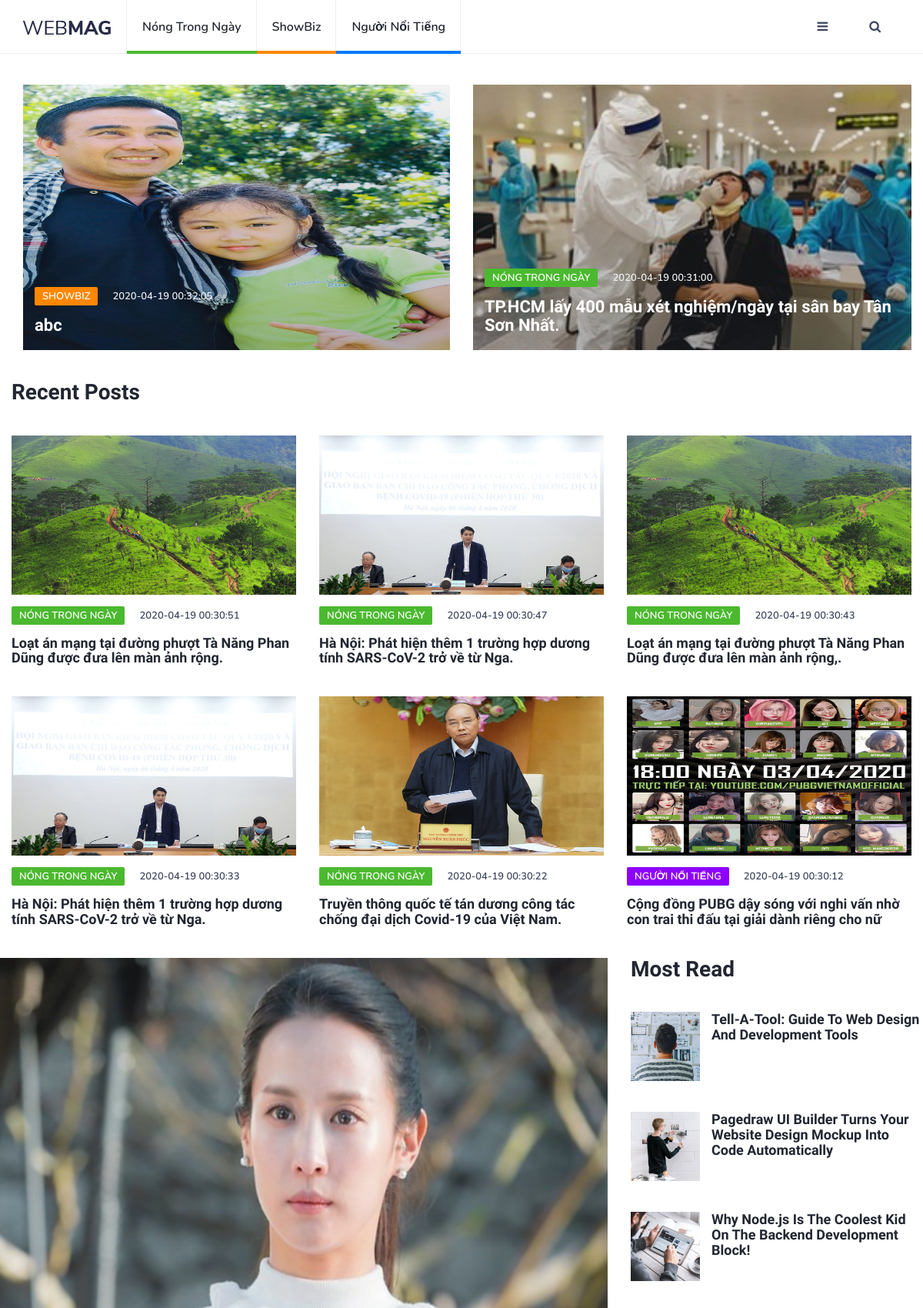
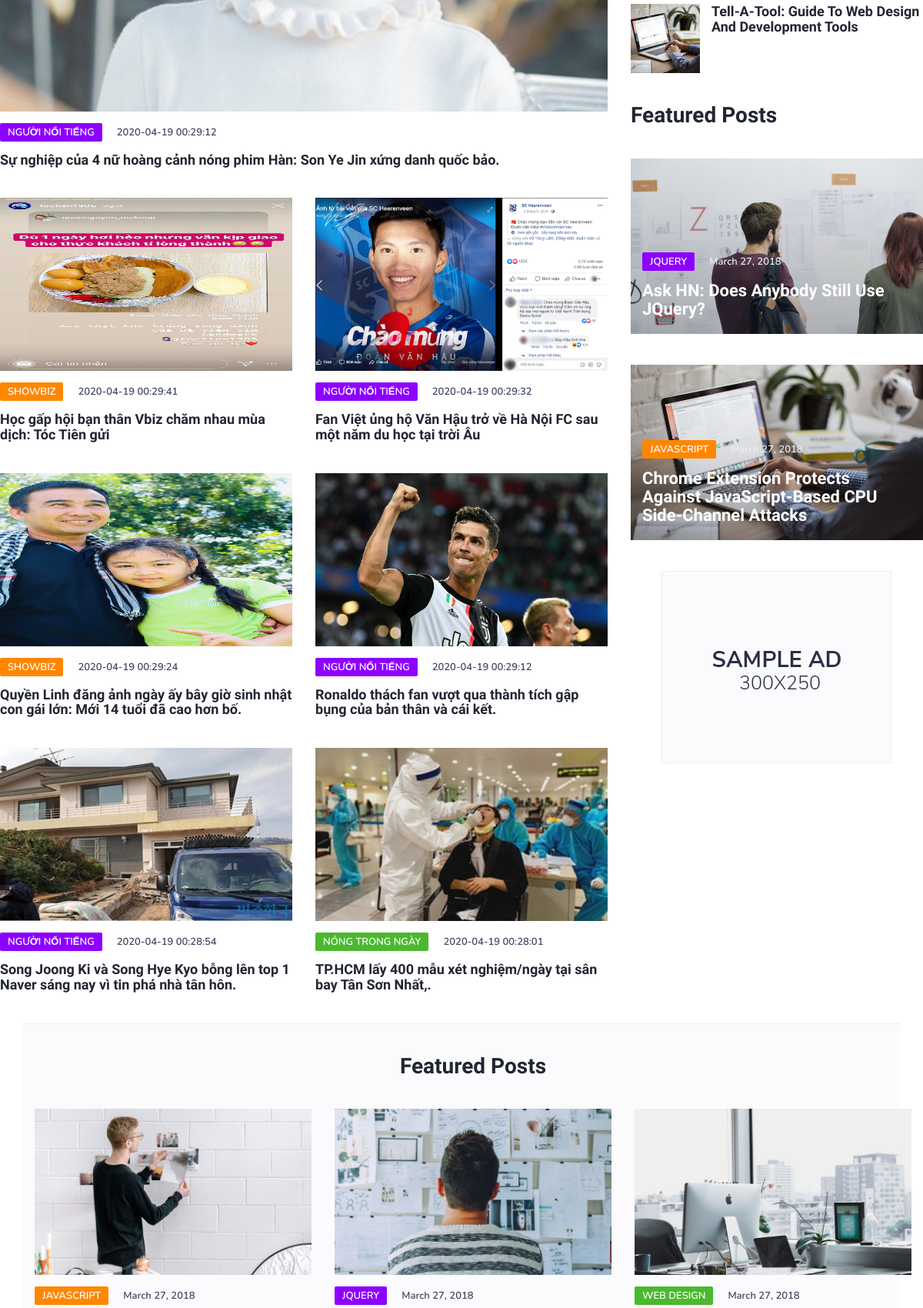
The page / (upper part) on the database its author committed (2 pictures, top to bottom).
### tables this page shows
CREATE TABLE `categories`  (
  `id` int(11) NOT NULL AUTO_INCREMENT,
  `tible` varchar(255) NULL DEFAULT NULL,
  `descripition` text NULL,
  PRIMARY KEY (`id`) USING BTREE
);

CREATE TABLE `posts`  (
  `id` int(11) NOT NULL AUTO_INCREMENT,
  `title` varchar(255) NULL DEFAULT NULL,
  `description` varchar(500) NULL DEFAULT NULL,
  `contents` text NULL,
  `thumbnail` varchar(255) NULL DEFAULT NULL,
  `author_id` int(11) NULL DEFAULT NULL,
  `categories_id` int(11) NULL DEFAULT NULL,
  `status` int(11) NULL DEFAULT NULL,
  `created_at` datetime(0) NULL DEFAULT current_timestamp() ON UPDATE CURRENT_TIMESTAMP(0),
  PRIMARY KEY (`id`) USING BTREE,
  INDEX `author_id`(`author_id`) USING BTREE,
  INDEX `categories_id`(`categories_id`) USING BTREE,
  CONSTRAINT `posts_ibfk_1` FOREIGN KEY (`author_id`) REFERENCES `authors` (`id`) ON DELETE CASCADE ON UPDATE CASCADE,
  CONSTRAINT `posts_ibfk_2` FOREIGN KEY (`categories_id`) REFERENCES `categories` (`id`) ON DELETE CASCADE ON UPDATE CASCADE
);

### index.php (the view, shortened to what this page needs)
<?php
require_once('connection.php');
	$query_tow_post=  "SELECT p.*, c.id as idcate, c.tible as t  , c.descripition as des FROM posts as p LEFT JOIN categories as c ON p.categories_id = c.id WHERE status= 1 ORDER BY created_at DESC limit 2 ";
	$result_tow_post = $conn->query($query_tow_post);
	$posts_tow_post = array();
	while($row = $result_tow_post->fetch_assoc()){
		$posts_tow_post[] = $row;
	}
	$query_recent_post=  "SELECT p.*,c.id as idcate, c.tible as t  , c.descripition as des FROM posts as p LEFT JOIN categories as c ON p.categories_id = c.id WHERE status= 1 ORDER BY created_at DESC limit 2,6";
    $result_recent_post = $conn->query($query_recent_post);
    $posts_recent_post = array();
    while($row = $result_recent_post->fetch_assoc()){
        $posts_recent_post[] = $row;
	}
	$query_post=  "SELECT p.*,c.id as idcate, c.tible as t  , c.descripition as des FROM posts as p LEFT JOIN categories as c ON p.categories_id = c.id WHERE status= 1 ORDER BY created_at DESC limit 8,7 ";
    $result_post = $conn->query($query_post);
    $posts_post = array();
    while($row = $result_post->fetch_assoc()){
        $posts_post[] = $row;
	}
?>
<!DOCTYPE html>
<html lang="en">
	<head>
		<link type="text/css" rel="stylesheet" href="css/bootstrap.min.css"/>
		<link rel="stylesheet" href="css/font-awesome.min.css">
		<link type="text/css" rel="stylesheet" href="css/style.css"/>
    </head>
		<?php require_once('MainNav.php')?>
		<div class="section">
			<div class="container">
				<?php foreach ($posts_tow_post as $post) {?>
				<div class="row">
					<div class="col-md-6">
						<div class="post post-thumb">
							<a class="post-img" href="blog-post.php?id=<?=$post['id']?>"><img src="./img/<?=$post['thumbnail'] ;?>" alt="" height="345px"></a>
							<div class="post-body">
								<div class="post-meta">
								<?php
									$kt = NULL;
									if(strcasecmp($post['des'], "NTN") == 0)
										$kt = 'post-category cat-1';
									if(strcasecmp($post['des'], "SB") == 0)
										$kt = "post-category cat-2";
								?>
								<a class= "<?php echo $kt ;?>" href="category.php?id=<?= $post['idcate']?>&cate=<?= $post['t']?>"><?php echo $post['t'] ;?></a>
								<span class="post-date"><?php echo $post['created_at'] ;?></span>
								</div>
								<h3 class="post-title"><a href="blog-post.php?id=<?=$post['id']?>"><?php echo $post['title'] ;?></a></h3>
							</div>
						</div>
					</div>
					<?php } ?>
				</div>
				<div class="row">
					<div class="col-md-12">
						<div class="section-title">
							<h2>Recent Posts	</h2>
						</div>
					</div>
					<?php
					foreach ($posts_recent_post as $post) {
					?>
					<div class="col-md-4">
						<div class="post">
							<a class="post-img" href="blog-post.php?id=<?=$post['id']?>"><img src="./img/<?= $post['thumbnail'] ;?>" alt="" height="207" ></a>
							<div class="post-body">
							<div class="post-meta">
								<?php
									$kt = NULL;
									if(strcasecmp($post['des'], "NTN") == 0)
										$kt = 'post-category cat-1';
									if(strcasecmp($post['des'], "NNT") == 0)
										$kt = "post-category cat-3";
								?>
								<a class= "<?php echo $kt ;?>" href="category.php?id=<?= $post['idcate']?>&cate=<?= $post['t']?>"><?php echo $post['t'] ;?></a>
								<span class="post-date"><?php echo $post['created_at'] ;?></span>
								</div>
								<h3 class="post-title"><a href="blog-post.php?id=<?=$post['id']?>"><?php echo $post['title'] ;?></a></h3>
							</div>
						</div>
					</div>
					<?php } ?>
				<div class="row">
					<div class="col-md-8">
						<div class="row">
							<div class="col-md-12">
							<div class="post">
									<a class="post-img" href="blog-post.php?id=<?=$posts_post["0"]['id']?>"><img src="./img/<?= $posts_post["0"]["thumbnail"] ;?>" alt="" height="600px"></a>
									<div class="post-body">
									<div class="post-meta">
									<?php
										$kt = NULL;
										if(strcasecmp($posts_post["0"]['des'], "NNT") == 0)
											$kt = "post-category cat-3";
									?>
								<a class= "<?php echo $kt ;?>" href="category.php?id=<?= $posts_post["0"]['idcate']?>&cate=<?= $posts_post["0"]['t']?>"><?php echo $posts_post["0"]['t'] ;?></a>
								<span class="post-date"><?php echo $posts_post[$i]['created_at'] ;?></span>
								</div>
								<h3 class="post-title"><a href="blog-post.php?id=<?=$posts_post["0"]['id']?>"><?php echo $posts_post["0"]['title'] ;?></a></h3>
									</div>
								</div>
							</div>
							<?php for ($i=1; $i < 7; $i++) { ?>
							<div class="col-md-6">
								<div class="post">
									<a class="post-img" href="bblog-post.php?id=<?=$posts_post[$i]['id']?>"><img src="./img/<?=$posts_post[$i]['thumbnail'] ;?>" alt="" height="225px"></a>
									<div class="post-body">
									<div class="post-meta">
										<?php
											$kt = NULL;
											if(strcasecmp($posts_post[$i]['des'], "NTN") == 0)
												$kt = 'post-category cat-1';
											if(strcasecmp($posts_post[$i]['des'], "SB") == 0)
												$kt = "post-category cat-2";
											if(strcasecmp($posts_post[$i]['des'], "NNT") == 0)
												$kt = "post-category cat-3";
										?>
										<a class= "<?php echo $kt ;?>" href="category.php?id=<?= $posts_post[$i]['idcate']?>&cate=<?= $posts_post[$i]['t']?>"><?php echo $posts_post[$i]['t'] ;?></a>
										<span class="post-date"><?php echo $posts_post[$i]['created_at'] ;?></span>
										</div>
										<h3 class="post-title"><a href="blog-post.php?id=<?=$posts_post[$i]['id']?>"><?php echo $posts_post[$i]['title'] ;?></a></h3>
									</div>
								</div>
							</div>
							<?php } ?>
						</div>
					</div>
					<div class="col-md-4">
						<div class="aside-widget">
							<div class="section-title">
								<h2>Most Read</h2>
							</div>
							<div class="post post-widget">
								<a class="post-img" href="blog-post.html"><img src="./img/widget-1.jpg" alt=""></a>
								<div class="post-body">
									<h3 class="post-title"><a href="blog-post.html">Tell-A-Tool: Guide To Web Design And Development Tools</a></h3>
								</div>
							</div>
							<div class="post post-widget">
								<a class="post-img" href="blog-post.html"><img src="./img/widget-2.jpg" alt=""></a>
								<div class="post-body">
									<h3 class="post-title"><a href="blog-post.html">Pagedraw UI Builder Turns Your Website Design Mockup Into Code Automatically</a></h3>
								</div>
							</div>
							<div class="post post-widget">
								<a class="post-img" href="blog-post.html"><img src="./img/widget-3.jpg" alt=""></a>
								<div class="post-body">
									<h3 class="post-title"><a href="blog-post.html">Why Node.js Is The Coolest Kid On The Backend Development Block!</a></h3>
								</div>
							</div>
							<div class="post post-widget">
								<a class="post-img" href="blog-post.html"><img src="./img/widget-4.jpg" alt=""></a>
								<div class="post-body">
									<h3 class="post-title"><a href="blog-post.html">Tell-A-Tool: Guide To Web Design And Development Tools</a></h3>
								</div>
							</div>
						</div>
						<div class="aside-widget">
							<div class="section-title">
								<h2>Featured Posts</h2>
							</div>
							<div class="post post-thumb">
								<a class="post-img" href="blog-post.html"><img src="./img/post-2.jpg" alt=""></a>
								<div class="post-body">
									<div class="post-meta">
										<a class="post-category cat-3" href="category.html">Jquery</a>
										<span class="post-date">March 27, 2018</span>
									</div>
									<h3 class="post-title"><a href="blog-post.html">Ask HN: Does Anybody Still Use JQuery?</a></h3>
								</div>
							</div>
							<div class="post post-thumb">
								<a class="post-img" href="blog-post.html"><img src="./img/post-1.jpg" alt=""></a>
								<div class="post-body">
									<div class="post-meta">
										<a class="post-category cat-2" href="category.html">JavaScript</a>
										<span class="post-date">March 27, 2018</span>
									</div>
									<h3 class="post-title"><a href="blog-post.html">Chrome Extension Protects Against JavaScript-Based CPU Side-Channel Attacks</a></h3>
								</div>
							</div>
						</div>
						<div class="aside-widget text-center">
							<a href="#" style="display: inline-block;margin: auto;">
								<img class="img-responsive" src="./img/ad-1.jpg" alt="">
							</a>
						</div>
					</div>
				</div>
			</div>
		</div>
		<div class="section section-grey">
			<div class="container">
				<div class="row">
					<div class="col-md-12">
						<div class="section-title text-center">
							<h2>Featured Posts</h2>
						</div>
					</div>
					<div class="col-md-4">
						<div class="post">
							<a class="post-img" href="blog-post.html"><img src="./img/post-4.jpg" alt=""></a>
							<div class="post-body">
								<div class="post-meta">
									<a class="post-category cat-2" href="category.html">JavaScript</a>
									<span class="post-date">March 27, 2018</span>
								</div>
							</div>
						</div>
					</div>
					<div class="col-md-4">
						<div class="post">
							<a class="post-img" href="blog-post.html"><img src="./img/post-5.jpg" alt=""></a>
							<div class="post-body">
								<div class="post-meta">
									<a class="post-category cat-3" href="category.html">Jquery</a>
									<span class="post-date">March 27, 2018</span>
								</div>
							</div>
						</div>
					</div>
					<div class="col-md-4">
						<div class="post">
							<a class="post-img" href="blog-post.html"><img src="./img/post-3.jpg" alt=""></a>
							<div class="post-body">
								<div class="post-meta">
									<a class="post-category cat-1" href="category.html">Web Design</a>
									<span class="post-date">March 27, 2018</span>
								</div>
							</div>
						</div>
					</div>
				</div>
			</div>
		</div>
	</body>
</html>

### MainNav.php (shortened to what this page needs)
<?php
	require_once('connection.php');
	$query_post=  "SELECT * from categories";
	$result_post = $conn->query($query_post);
	$categorie_post = array();
	while($row = $result_post->fetch_assoc()){
		$categorie_post[] = $row;
	}
?>
<!DOCTYPE html>
<html lang="en">
	<head>
		<link type="text/css" rel="stylesheet" href="css/bootstrap.min.css"/>
		<link rel="stylesheet" href="css/font-awesome.min.css">
		<link type="text/css" rel="stylesheet" href="css/style.css"/>
    </head>
	<body>
		<header id="header">
			<div id="nav">
				<div id="nav-fixed">
					<div class="container">
						<div class="nav-logo">
							<a href="index.php" class="logo"><img src="./img/logo.png" alt=""></a>
						</div>
						<ul class="nav-menu nav navbar-nav">
						<?php
						$i = 1 ;
						foreach ($categorie_post as $cate) {?>
							<li class="cat-<?php echo $i?>"><a href="category.php?id=<?= $cate['id']?>&cate=<?= $cate['tible']?>"><?= $cate['tible']?></a></li>
							<?php
							$i++;
							}?>
						</ul>
						<div class="nav-btns">
							<button class="aside-btn"><i class="fa fa-bars"></i></button>
							<button class="search-btn"><i class="fa fa-search"></i></button>
						</div>
					</div>
				</div>
			</div>
        </header>
	</body>

### css/style.css (style rules this page uses)
body { font-family: 'Nunito', sans-serif; font-size: 16px; font-weight: 300; color: #3d455c; margin: 0; padding: 0; overflow-x: hidden; }
h1, h2, h3, h4, h5, h6 { font-family: 'Nunito Sans', sans-serif; font-weight: 700; color: #212631; margin: 0px 0px 15px; }
h2 { font-size: 28px; }
h3 { font-size: 23px; }
a { font-weight: 600; color: #212631; text-decoration: none; }
ul,ol { margin: 0; padding: 0; list-style: none }
.section { padding-top: 40px; }
.section.section-grey { background-color: #fbfbfd; border-bottom: 1px solid #eceef2; border-top: 1px solid #eceef2; }
.section .section-title { margin-bottom: 40px; }
.section .section-title h2 { text-transform: capitalize; font-size: 28px; }
#nav { height: 70px; }
#nav:after { content: ""; position: fixed; left: 0; right: 0; bottom: 0; top: 0; background-color: rgba(33, 38, 49, 0.5); z-index: 90; opacity: 0; visibility: hidden; -webkit-transition: 0.2s all; transition: 0.2s all; }
#nav-fixed { position: fixed; left: 0; right: 0; top: 0; z-index: 90; background-color: #FFF; -webkit-box-shadow: 0px -1px 0px 0px #eceef2 inset; box-shadow: 0px -1px 0px 0px #eceef2 inset; }
#nav .container { position: relative; }
.nav-logo { float:left; }
.nav-logo .logo { line-height: 70px; display:inline-block; }
.nav-logo .logo > img { width: 100%; max-height: 70px; }
.nav-menu { margin-left: 20px; }
.nav-menu li a { position: relative; padding: 25px 20px; text-transform: capitalize; -webkit-box-shadow: -1px 0px 0px 0px #eceef2 inset; box-shadow: -1px 0px 0px 0px #eceef2 inset; -webkit-transition: 0.2s color; transition: 0.2s color; }
.nav-menu li:first-child a { border-left: 1px solid #eceef2; }
.nav-menu li a:after { content: ''; position: absolute; left: 0; right: 0; bottom: 0px; width: 100%; height: 4px; -webkit-transition: 0.2s width; transition: 0.2s width; }
.nav-menu li.cat-1 a:after { background-color: #4BB92F; }
.nav-menu li.cat-2 a:after { background-color: #ff8700; }
.nav-menu li.cat-3 a:after { background-color: #0078ff; }
.nav-btns { float:right; }
.nav-btns > button { padding: 25px 25px; border: none; line-height: 20px; background: transparent; }
.post { margin-bottom: 40px; }
.post .post-img { display: block; -webkit-transition: 0.2s opacity; transition: 0.2s opacity; }
.post .post-img > img { width: 100%; }
.post .post-meta { margin-top: 15px; margin-bottom: 15px; }
.post-meta .post-category { font-size: 13px; text-transform: uppercase; padding: 3px 10px; font-weight: 600; border-radius: 2px; margin-right: 15px; color: #FFF; background-color: #212631; -webkit-transition: 0.2s opacity; transition: 0.2s opacity; }
.post-meta .post-category.cat-1 { background-color: #4BB92F; }
.post-meta .post-category.cat-2 { background-color: #ff8700; }
.post-meta .post-category.cat-3 { background-color: #8d00ff; }
.post-meta .post-date { font-size: 13px; font-weight: 600; }
.post .post-title { font-size: 18px; margin-bottom: 0px; }
.post.post-thumb { position: relative; }
.post.post-thumb .post-img:after { content: ''; position: absolute; left: 0; right: 0; bottom: 0; top: 0; background: -webkit-gradient(linear, left bottom, left top, from(rgba(33, 38, 49, 0.3)), to(transparent)); background: linear-gradient(to top, rgba(33, 38, 49, 0.3) 0%, transparent 100%); }
.post.post-thumb .post-body { position: absolute; bottom: 0px; padding: 20px 15px; }
.post.post-thumb .post-meta .post-date { color: #eceef2; }
.post.post-thumb .post-title { font-size: 22px; }
.post.post-thumb .post-title > a { color: #FFF; }
.post.post-widget:after { content: ''; display: block; clear: both; }
.post.post-widget .post-img { width: 90px; float: left; margin-right: 15px; }
.post.post-widget .post-img img { width: 100%; }
.post.post-widget .post-title { font-size: 18px; }
.aside-widget { margin-bottom: 40px; }

### rows shown on the page
categories: tible "Nóng Trong Ngày"
categories: tible "ShowBiz"
categories: tible "Người Nổi Tiếng", tible "NGƯỜI NỔI TIẾNG"
posts: thumbnail (picture), categories.tible "SHOWBIZ", created_at "2020-04-19 00:32:05", title "abc"
posts: thumbnail (picture), categories.tible "NÓNG TRONG NGÀY", created_at "2020-04-19 00:31:00", title "TP.HCM lấy 400 mẫu xét nghiệm/ngày tại sân bay Tân Sơn Nhất."
posts: thumbnail (picture), categories.tible "NÓNG TRONG NGÀY", created_at "2020-04-19 00:30:51", title "Loạt án mạng tại đường phượt Tà Năng Phan Dũng được đưa lên màn ảnh rộng."
posts: thumbnail (picture), categories.tible "NÓNG TRONG NGÀY", created_at "2020-04-19 00:30:47", title "Hà Nội: Phát hiện thêm 1 trường hợp dương tính SARS-CoV-2 trở về từ Nga."
posts: thumbnail (picture), categories.tible "NÓNG TRONG NGÀY", created_at "2020-04-19 00:30:43", title "Loạt án mạng tại đường phượt Tà Năng Phan Dũng được đưa lên màn ảnh rộng,."
posts: thumbnail (picture), categories.tible "NÓNG TRONG NGÀY", created_at "2020-04-19 00:30:33", title "Hà Nội: Phát hiện thêm 1 trường hợp dương tính SARS-CoV-2 trở về từ Nga."
posts: thumbnail (picture), categories.tible "NÓNG TRONG NGÀY", created_at "2020-04-19 00:30:22", title "Truyền thông quốc tế tán dương công tác chống đại dịch Covid-19 của Việt Nam."
posts: thumbnail (picture), categories.tible "NGƯỜI NỔI TIẾNG", created_at "2020-04-19 00:30:12", title "Cộng đồng PUBG dậy sóng với nghi vấn nhờ con trai thi đấu tại giải dành riêng cho nữ"
posts: thumbnail (picture), title "Sự nghiệp của 4 nữ hoàng cảnh nóng phim Hàn: Son Ye Jin xứng danh quốc bảo."
posts: created_at "2020-04-19 00:29:12", thumbnail (picture), categories.tible "NGƯỜI NỔI TIẾNG", title "Ronaldo thách fan vượt qua thành tích gập bụng của bản thân và cái kết."
posts: thumbnail (picture), categories.tible "SHOWBIZ", created_at "2020-04-19 00:29:41", title "Học gấp hội bạn thân Vbiz chăm nhau mùa dịch: Tóc Tiên gửi"
posts: thumbnail (picture), categories.tible "NGƯỜI NỔI TIẾNG", created_at "2020-04-19 00:29:32", title "Fan Việt ủng hộ Văn Hậu trở về Hà Nội FC sau một năm du học tại trời Âu"
posts: thumbnail (picture), categories.tible "SHOWBIZ", created_at "2020-04-19 00:29:24", title "Quyền Linh đăng ảnh ngày ấy bây giờ sinh nhật con gái lớn: Mới 14 tuổi đã cao hơn bố."
posts: thumbnail (picture), categories.tible "NGƯỜI NỔI TIẾNG", created_at "2020-04-19 00:28:54", title "Song Joong Ki và Song Hye Kyo bỗng lên top 1 Naver sáng nay vì tin phá nhà tân hôn."
posts: thumbnail (picture), categories.tible "NÓNG TRONG NGÀY", created_at "2020-04-19 00:28:01", title "TP.HCM lấy 400 mẫu xét nghiệm/ngày tại sân bay Tân Sơn Nhất,."
